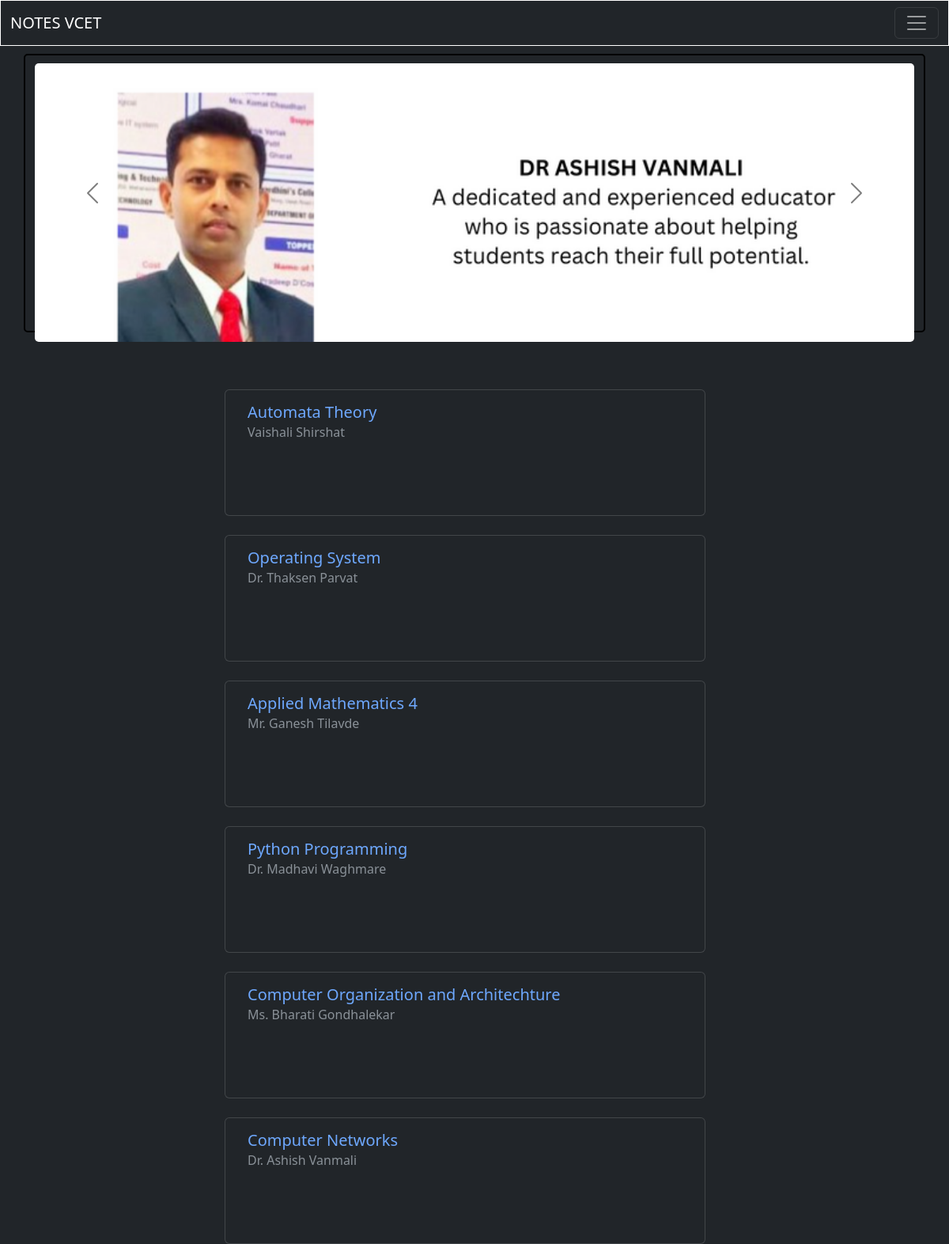
/teacher/ (signed in), run on the app's committed database.
### blogapp/models.py (models this page shows, shortened)
class Subject(models.Model):
    name = models.CharField(max_length=50)
    teacher = models.CharField(max_length=50)
    teacherurl = models.CharField(max_length=300,null=True,blank=True)

### blogapp/views.py (the view)
# urls.py: path('teacher/',views.teacher,name='teacher'),
@login_required(login_url='/login/')
def teacher(request):
    sub=Subject.objects.all()
    context={
        'sub':sub,
    }
    return render(request,'main/teacher.html',context)

### templates/main/teacher.html (shortened to what this page needs)
{% extends 'index.html' %}
{% block content %}
{% load static %}
<div class="container" >
    <div class="row " >
    <div id="carouselExampleAutoplaying"  style=" border: 2px solid black;" class="carousel carousel-dark slide adi" data-bs-ride="carousel">
    <div class="carousel-inner adi">
        <div class="carousel-item active" >
        <a href="https://ashishvanmali.wordpress.com/" target="_blank">
        <img src="{% static 'images/teachers/1.png'  %}"  class="img-fluid d-block w-100" alt="..."></a>
        </div>
    </div>
    <button class="carousel-control-prev " type="button" data-bs-target="#carouselExampleAutoplaying" data-bs-slide="prev">
        <span class="carousel-control-prev-icon reh"  aria-hidden="true"></span>
    </button>
    <button class="carousel-control-next " type="button" data-bs-target="#carouselExampleAutoplaying" data-bs-slide="next">
        <span class="carousel-control-next-icon" aria-hidden="true"></span>
    </button>
    </div>
</div>
</div>
<div class="mt-5 row d-flex justify-content-center align-items-center " >
        {% for x in sub %}
        <div class="card mt-4 me-4 subj"  >
            <a href="{{x.teacherurl}}" target="_blank" style="text-decoration: none ;">
            <div class="card-body">
                <h5 class="card-title">{{x.name}}</h5>
                <h6 class="card-subtitle mb-2 text-muted">{{x.teacher}}</h6>
            </div></a>
        </div>
        {% endfor %}
    </div>
{% endblock %}

### templates/main/teacher.html (style rules this page uses)
.adi { margin-top: 10px; max-height: 22rem ; border-radius: 5px; }
.reh { color: black; }
.subj { width: 38rem; height: 10rem; }

### data on the page
Subject: name "Automata Theory", teacher "Vaishali Shirshat"
Subject: name "Operating System", teacher "Dr. Thaksen Parvat"
Subject: name "Applied Mathematics 4", teacher "Mr. Ganesh Tilavde"
Subject: name "Python Programming", teacher "Dr. Madhavi Waghmare"
Subject: name "Computer Organization and Architechture", teacher "Ms. Bharati Gondhalekar"
Subject: name "Computer Networks", teacher "Dr. Ashish Vanmali"
